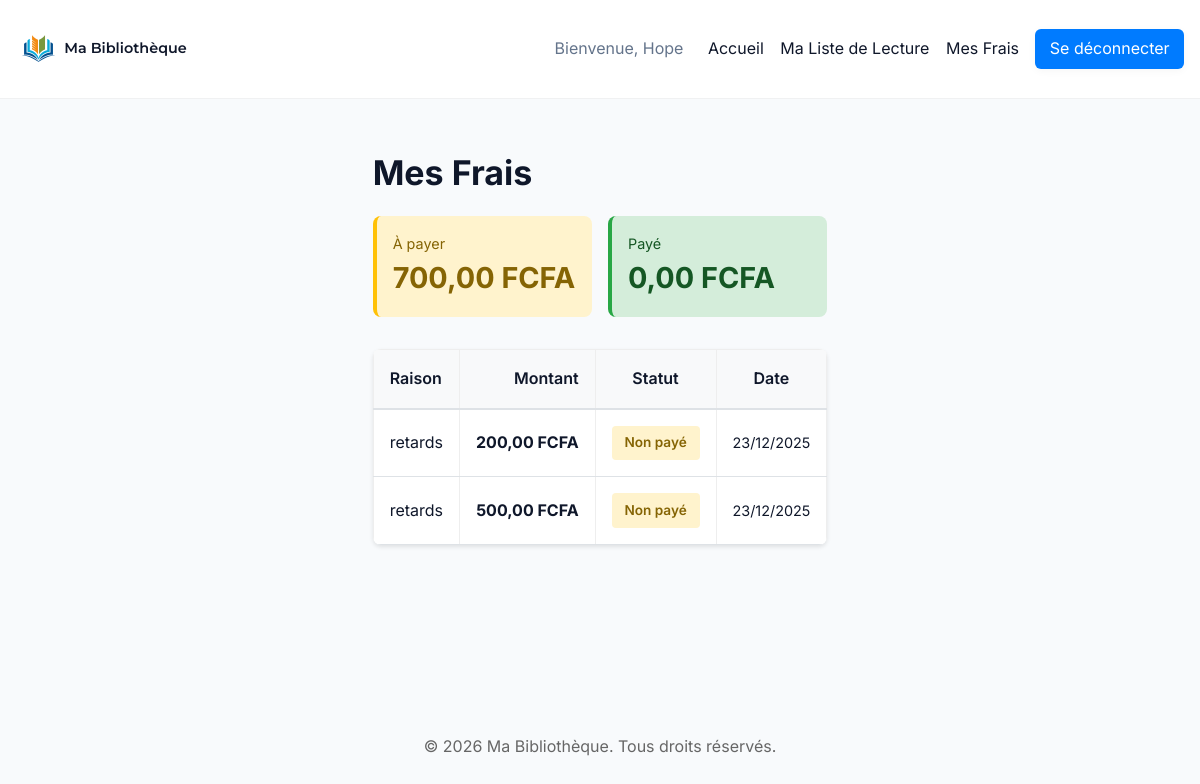
/ma_bibliotheque/mes_frais.php (signed in), run on the app's committed database.
### tables this page shows
CREATE TABLE `frais` (
  `frais_id` int(11) NOT NULL,
  `emprunt_id` int(11) NOT NULL,
  `montant` decimal(10,2) NOT NULL,
  `raison` varchar(255) DEFAULT NULL,
  `genere_le` timestamp NOT NULL DEFAULT current_timestamp(),
  `statut` varchar(20) DEFAULT 'non_paye',
  `date_creation` datetime DEFAULT current_timestamp()
);

### ma_bibliotheque/includes/auth.php (called while the page is built, shortened)
<?php
function esc($text) {
    return htmlspecialchars($text ?? '', ENT_QUOTES, 'UTF-8');
}

### ma_bibliotheque/mes_frais.php (the view, shortened to what this page needs)
<?php
include __DIR__ . '/includes/auth.php';
include __DIR__ . '/config/db.php';
$user_id = (int)$_SESSION['user_id'];
$stmt = mysqli_prepare($conn, '
    SELECT f.frais_id, f.montant, f.raison, f.statut, f.date_creation
    FROM frais f
    JOIN emprunts e ON f.emprunt_id = e.emprunt_id
    WHERE e.utilisateur_id = ?
    ORDER BY f.date_creation DESC
');
mysqli_stmt_bind_param($stmt, 'i', $user_id);
mysqli_stmt_execute($stmt);
$res_frais = mysqli_stmt_get_result($stmt);
$frais_list = mysqli_fetch_all($res_frais, MYSQLI_ASSOC);
$total_a_payer = 0;
$total_paye = 0;
foreach ($frais_list as $idx => $f) {
    $est_paye = 0;
    if (array_key_exists('est_paye', $f)) {
        $est_paye = (int)$f['est_paye'];
    } elseif (array_key_exists('statut', $f)) {
        $est_paye = ($f['statut'] === 'paye' || $f['statut'] === '1') ? 1 : 0;
    }
    $frais_list[$idx]['est_paye'] = $est_paye;
    if ($est_paye === 0) {
        $total_a_payer += (float)$f['montant'];
    } else {
        $total_paye += (float)$f['montant'];
    }
}
include __DIR__ . '/includes/header.php';
?>
<h1>Mes Frais</h1>
<?php if (empty($frais_list)): ?>
    <p style="text-align: center; color: #666; margin-top: 2rem;">✓ Vous n'avez aucun frais à régler. C'est excellent !</p>
<?php else: ?>
    <div class="stats-summary" style="display: grid; grid-template-columns: repeat(2, 1fr); gap: 1rem; margin-bottom: 2rem;">
        <div class="stat-card" style="padding: 1rem; background: #fff3cd; border-radius: 8px; border-left: 4px solid #ffc107;">
            <div style="font-size: 0.9rem; color: #856404;">À payer</div>
            <div style="font-size: 1.8rem; font-weight: bold; color: #856404;"><?php echo number_format($total_a_payer, 2, ',', ' '); ?> FCFA</div>
        </div>
        <div class="stat-card" style="padding: 1rem; background: #d4edda; border-radius: 8px; border-left: 4px solid #28a745;">
            <div style="font-size: 0.9rem; color: #155724;">Payé</div>
            <div style="font-size: 1.8rem; font-weight: bold; color: #155724;"><?php echo number_format($total_paye, 2, ',', ' '); ?> FCFA</div>
        </div>
    </div>
    <table class="table">
        <thead>
            <tr>
                <th>Raison</th>
                <th style="text-align: right;">Montant</th>
                <th style="text-align: center;">Statut</th>
                <th style="text-align: center;">Date</th>
            </tr>
        </thead>
        <tbody>
            <?php foreach ($frais_list as $f): ?>
                <tr>
                    <td><?php echo esc($f['raison']); ?></td>
                    <td style="text-align: right; font-weight: bold;"><?php echo number_format($f['montant'], 2, ',', ' '); ?> FCFA</td>
                    <td style="text-align: center;">
                        <span class="badge badge-<?php echo ($f['est_paye'] == 1) ? 'success' : 'warning'; ?>">
                            <?php echo ($f['est_paye'] == 1) ? 'Payé' : 'Non payé'; ?>
                        </span>
                    </td>
                    <td style="text-align: center; font-size: 0.9rem;"><?php echo date('d/m/Y', strtotime($f['date_creation'])); ?></td>
                </tr>
            <?php endforeach; ?>
        </tbody>
    </table>
<?php endif; ?>
<?php include __DIR__ . '/includes/footer.php'; ?>

### ma_bibliotheque/public/css/style.css (style rules this page uses)
:root { --primary: #0F172A; --accent: #4F46E5; --bg: #F8FAFC; --card: #FFFFFF; --muted: #64748B; --radius: 10px; }
* { box-sizing: border-box; }
body { font-family: 'Inter', Arial, Helvetica, sans-serif; line-height: 1.6; margin: 0; padding: 0; background:var(--bg); color:var(--primary); -webkit-font-smoothing:antialiased; -moz-osx-font-smoothing:grayscale; display:flex; flex-direction:column; min-height:100vh; }
.table { width:auto; border-collapse:collapse; margin:1rem auto; background:#fff; }
.table th, .table td { padding:0.6rem 0.8rem; border:1px solid #eee; text-align:left; }
.table thead { background:#fafafa; }
.table td:nth-child(4) { text-align: center; }
.table td { vertical-align: middle; }
h1 { font-size:34px; margin-bottom:1rem; }

### ma_bibliotheque/mes_frais.php (style rules this page uses)
table.table { width: 100%; border-collapse: collapse; margin-top: 1rem; background: white; border-radius: 8px; overflow: hidden; box-shadow: 0 2px 4px rgba(0, 0, 0, 0.1); }
table.table th { background: #f8f9fa; padding: 1rem; font-weight: 600; border-bottom: 2px solid #dee2e6; }
table.table td { padding: 1rem; border-bottom: 1px solid #dee2e6; }
.badge { display: inline-block; padding: 0.4rem 0.8rem; border-radius: 4px; font-size: 0.85rem; font-weight: 600; }
.badge-warning { background: #fff3cd; color: #856404; }

### data on the page
frais: raison "retards", montant "200,00", date_creation "23/12/2025"
frais: raison "retards", montant "500,00", date_creation "23/12/2025"

### other printed values
$_SESSION['prenom'] "Hope"
$total_a_payer "700,00"
$total_paye "0,00"
